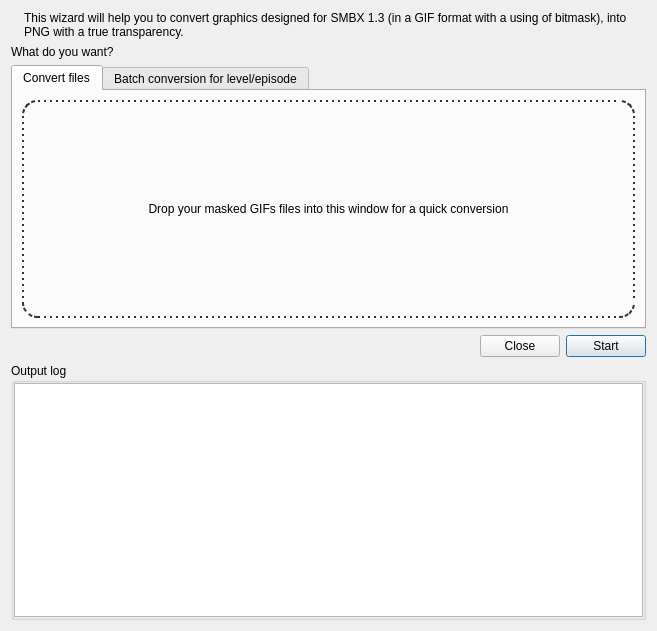
<?xml version="1.0" encoding="UTF-8"?>
<ui version="4.0">
 <class>GIFs2PNG</class>
 <widget class="QDialog" name="GIFs2PNG">
  <property name="geometry">
   <rect>
    <x>0</x>
    <y>0</y>
    <width>657</width>
    <height>631</height>
   </rect>
  </property>
  <property name="acceptDrops">
   <bool>true</bool>
  </property>
  <property name="windowTitle">
   <string>Convert masked GIFs into PNG</string>
  </property>
  <property name="windowIcon">
   <iconset resource="../_resources/maintainer.qrc">
    <normaloff>:/maintainer.ico</normaloff>:/maintainer.ico</iconset>
  </property>
  <layout class="QGridLayout" name="gridLayout_2" rowstretch="0,0,0,0,10000" columnstretch="0,1000,0,0">
   <item row="3" column="3">
    <widget class="QPushButton" name="doMadJob">
     <property name="text">
      <string>Start</string>
     </property>
    </widget>
   </item>
   <item row="4" column="0" colspan="4">
    <widget class="QGroupBox" name="groupBox">
     <property name="title">
      <string>Output log</string>
     </property>
     <layout class="QGridLayout" name="gridLayout">
      <property name="leftMargin">
       <number>0</number>
      </property>
      <property name="topMargin">
       <number>0</number>
      </property>
      <property name="rightMargin">
       <number>0</number>
      </property>
      <property name="bottomMargin">
       <number>0</number>
      </property>
      <property name="spacing">
       <number>0</number>
      </property>
      <item row="0" column="0">
       <widget class="QTextBrowser" name="outputLog">
        <property name="font">
         <font>
          <family>Monospace</family>
          <pointsize>8</pointsize>
         </font>
        </property>
       </widget>
      </item>
     </layout>
    </widget>
   </item>
   <item row="3" column="2">
    <widget class="QPushButton" name="closeBox">
     <property name="text">
      <string>Close</string>
     </property>
    </widget>
   </item>
   <item row="0" column="1" colspan="3">
    <widget class="QLabel" name="label">
     <property name="text">
      <string>This wizard will help you to convert graphics designed for SMBX 1.3 (in a GIF format with a using of bitmask), into PNG with a true transparency.</string>
     </property>
     <property name="alignment">
      <set>Qt::AlignLeading|Qt::AlignLeft|Qt::AlignTop</set>
     </property>
     <property name="wordWrap">
      <bool>true</bool>
     </property>
    </widget>
   </item>
   <item row="0" column="0">
    <widget class="QLabel" name="picture">
     <property name="text">
      <string/>
     </property>
     <property name="pixmap">
      <pixmap resource="../_resources/maintainer.qrc">:/tools/cat_gif2png_128.png</pixmap>
     </property>
    </widget>
   </item>
   <item row="1" column="0" colspan="4">
    <widget class="QLabel" name="label_2">
     <property name="text">
      <string>What do you want?</string>
     </property>
    </widget>
   </item>
   <item row="2" column="0" colspan="4">
    <widget class="QTabWidget" name="whatToConvert">
     <property name="currentIndex">
      <number>0</number>
     </property>
     <widget class="QWidget" name="filesTab">
      <attribute name="title">
       <string>Convert files</string>
      </attribute>
      <layout class="QGridLayout" name="gridLayout_4">
       <item row="0" column="0">
        <widget class="QLabel" name="filesDropArea">
         <property name="acceptDrops">
          <bool>true</bool>
         </property>
         <property name="styleSheet">
          <string notr="true">border-color: rgb(46, 52, 54);
border-style: dotted;
border-width: 2px;
color: black;
border-radius: 15px;</string>
         </property>
         <property name="text">
          <string>Drop your masked GIFs files into this window for a quick conversion</string>
         </property>
         <property name="alignment">
          <set>Qt::AlignCenter</set>
         </property>
        </widget>
       </item>
      </layout>
     </widget>
     <widget class="QWidget" name="episode">
      <attribute name="title">
       <string>Batch conversion for level/episode</string>
      </attribute>
      <layout class="QGridLayout" name="gridLayout_3">
       <item row="0" column="0" colspan="2">
        <widget class="QLabel" name="label_5">
         <property name="text">
          <string>Configuration package path (needed to find missing mask files):</string>
         </property>
        </widget>
       </item>
       <item row="4" column="1">
        <widget class="QPushButton" name="inPathBrowse">
         <property name="text">
          <string>Browse...</string>
         </property>
        </widget>
       </item>
       <item row="3" column="0" colspan="2">
        <widget class="QLabel" name="label_3">
         <property name="text">
          <string>Input directory (for example, an episode root or level custom folder):</string>
         </property>
        </widget>
       </item>
       <item row="5" column="0" colspan="2">
        <widget class="QLabel" name="label_4">
         <property name="font">
          <font>
           <bold>true</bold>
          </font>
         </property>
         <property name="text">
          <string>Flags</string>
         </property>
        </widget>
       </item>
       <item row="2" column="0">
        <widget class="QComboBox" name="configPackChoose"/>
       </item>
       <item row="7" column="0" colspan="2">
        <widget class="QCheckBox" name="flagScanSubdirs">
         <property name="text">
          <string>Process all content of subdirectories</string>
         </property>
         <property name="checked">
          <bool>true</bool>
         </property>
        </widget>
       </item>
       <item row="6" column="0" colspan="2">
        <widget class="QCheckBox" name="flagRemoveOld">
         <property name="text">
          <string>Remove source images after conversion</string>
         </property>
        </widget>
       </item>
       <item row="1" column="1">
        <widget class="QPushButton" name="configPackPathBrowse">
         <property name="text">
          <string>Browse...</string>
         </property>
        </widget>
       </item>
       <item row="4" column="0">
        <widget class="QLineEdit" name="inPath">
         <property name="placeholderText">
          <string>Path to an input directory with a source data</string>
         </property>
        </widget>
       </item>
       <item row="1" column="0">
        <widget class="QLineEdit" name="configPackPath">
         <property name="placeholderText">
          <string>Path to a configuration package directory to use</string>
         </property>
        </widget>
       </item>
       <item row="8" column="0" colspan="2">
        <widget class="QCheckBox" name="flagSkipNoBW">
         <property name="text">
          <string>Skip images with non-black-and-white masks</string>
         </property>
        </widget>
       </item>
      </layout>
     </widget>
    </widget>
   </item>
   <item row="3" column="0" colspan="2">
    <spacer name="horizontalSpacer">
     <property name="orientation">
      <enum>Qt::Horizontal</enum>
     </property>
     <property name="sizeHint" stdset="0">
      <size>
       <width>40</width>
       <height>20</height>
      </size>
     </property>
    </spacer>
   </item>
  </layout>
 </widget>
 <resources>
  <include location="../_resources/maintainer.qrc"/>
 </resources>
 <connections>
  <connection>
   <sender>closeBox</sender>
   <signal>clicked()</signal>
   <receiver>GIFs2PNG</receiver>
   <slot>close()</slot>
   <hints>
    <hint type="sourcelabel">
     <x>318</x>
     <y>302</y>
    </hint>
    <hint type="destinationlabel">
     <x>238</x>
     <y>298</y>
    </hint>
   </hints>
  </connection>
 </connections>
</ui>
